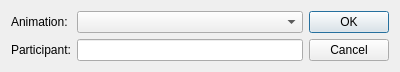
<?xml version="1.0" encoding="UTF-8"?>
<ui version="4.0">
 <class>Dialog</class>
 <widget class="QDialog" name="Dialog">
  <property name="geometry">
   <rect>
    <x>0</x>
    <y>0</y>
    <width>400</width>
    <height>70</height>
   </rect>
  </property>
  <property name="windowTitle">
   <string>Edit Animation</string>
  </property>
  <layout class="QHBoxLayout" name="horizontalLayout">
   <item>
    <layout class="QFormLayout" name="formLayout">
     <item row="0" column="0">
      <widget class="QLabel" name="label">
       <property name="text">
        <string>Animation:</string>
       </property>
      </widget>
     </item>
     <item row="0" column="1">
      <widget class="QComboBox" name="animationSelect"/>
     </item>
     <item row="1" column="0">
      <widget class="QLabel" name="label_2">
       <property name="text">
        <string>Participant:</string>
       </property>
      </widget>
     </item>
     <item row="1" column="1">
      <widget class="QLineEdit" name="participantEdit"/>
     </item>
    </layout>
   </item>
   <item>
    <widget class="QDialogButtonBox" name="buttonBox">
     <property name="orientation">
      <enum>Qt::Vertical</enum>
     </property>
     <property name="standardButtons">
      <set>QDialogButtonBox::Cancel|QDialogButtonBox::Ok</set>
     </property>
    </widget>
   </item>
  </layout>
 </widget>
 <resources/>
 <connections>
  <connection>
   <sender>buttonBox</sender>
   <signal>accepted()</signal>
   <receiver>Dialog</receiver>
   <slot>accept()</slot>
   <hints>
    <hint type="sourcelabel">
     <x>248</x>
     <y>254</y>
    </hint>
    <hint type="destinationlabel">
     <x>157</x>
     <y>274</y>
    </hint>
   </hints>
  </connection>
  <connection>
   <sender>buttonBox</sender>
   <signal>rejected()</signal>
   <receiver>Dialog</receiver>
   <slot>reject()</slot>
   <hints>
    <hint type="sourcelabel">
     <x>316</x>
     <y>260</y>
    </hint>
    <hint type="destinationlabel">
     <x>286</x>
     <y>274</y>
    </hint>
   </hints>
  </connection>
 </connections>
</ui>
